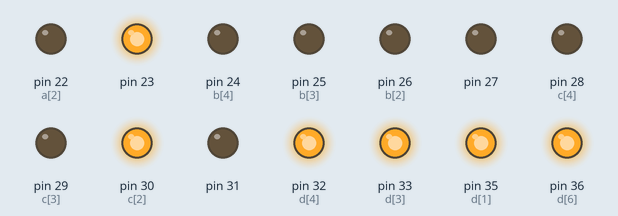
A sketch run on a simulated Arduino Mega 2560, built with avr-gcc and run on an emulated ATmega2560. On the bench: output pins drawn as LEDs (lit = HIGH). What the sketch prints to the serial monitor is not drawn.

Above: at 0.1 s.
Timing chart, 0 to 1.6 s (numbered marks = the images above):
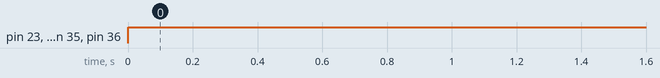

The sketch:

hgdsggg.ino
```cpp
int p1[] = {0, 0, 0, 0, 0};
char p[] = {'0', '0', '0', '0', '0'};
int pin[4][7] = {
  {49, 48, 22, 53, 52, 50, 51},
  {45, 44, 26, 25, 24, 46, 47},
  {40, 39, 30, 29, 28, 41, 42},
  {38, 35, 43, 33, 32, 37, 36}
};
int a[7] = {49, 48, 22, 53, 52, 50, 51};
int b[7] = {45, 44, 26, 25, 24, 46, 47};
int c[7] = {40, 39, 30, 29, 28, 41, 42};
int d[7] = {38, 35, 43, 33, 32, 37, 36};
int digit[10][7] = {
  {1, 1, 1, 1, 1, 1, 0},
  {0, 1, 1, 0, 0, 0, 0},
  {1, 1, 0, 1, 1, 0, 1},
  {1, 1, 1, 1, 0, 0, 1},
  {0, 1, 1, 0, 0, 1, 1},
  {1, 0, 1, 1, 0, 1, 1},
  {1, 0, 1, 1, 1, 1, 1},
  {1, 1, 1, 0, 0, 0, 0},
  {1, 1, 1, 1, 1, 1, 1},
  {1, 1, 1, 1, 0, 1, 1}
};
void setup()
{

  Serial.begin(9600);
  pinMode(49, OUTPUT);
  pinMode(48, OUTPUT);
  pinMode(22, OUTPUT);
  pinMode(53, OUTPUT);
  pinMode(52, OUTPUT);
  pinMode(50, OUTPUT);
  pinMode(51, OUTPUT);
  pinMode(45, OUTPUT);
  pinMode(44, OUTPUT);
  pinMode(26, OUTPUT);
  pinMode(25, OUTPUT);
  pinMode(24, OUTPUT);
  pinMode(46, OUTPUT);
  pinMode(47, OUTPUT);
  pinMode(40, OUTPUT);
  pinMode(39, OUTPUT);
  pinMode(30, OUTPUT);
  pinMode(29, OUTPUT);
  pinMode(28, OUTPUT);
  pinMode(41, OUTPUT);
  pinMode(42, OUTPUT);
  pinMode(36, OUTPUT);
  pinMode(35, OUTPUT);
  pinMode(43, OUTPUT);
  pinMode(33, OUTPUT);
  pinMode(32, OUTPUT);
  pinMode(37, OUTPUT);
  pinMode(38, OUTPUT);
  //
  pinMode(27, OUTPUT);
  pinMode(23, OUTPUT);
  pinMode(31, OUTPUT);
}

void loop()
{
  digitalWrite(31, LOW);
  //
  String num = "12";
  String x = String(num);
  int len = x.length();
  Serial.print("lenth = :");
  Serial.println(len);
  for (int i = 0; len >= i; i++)
  {
    p[i] = x[i];
  }
  int temp = 0;
  for (int j = 0; j < len; j++)
  {
    if ((int(p[j]) - 48) != -2)
    {
      p1[temp] = int(p[j]) - 48;
      temp += 1;
    }
  }
  //  Serial.println("___________________________");
  for (int j = 0; j < len; j++)
  {
    Serial.println(p1[j]);
  }
  // Serial.print("____________________________");
  int A = int(p1[0]);
  Serial.println(A);
  int B = int (p1[1]);
  Serial.println(B);
  int C = int (p1[2]);
  Serial.println(C);
  int D = int (p1[3]) ;
  Serial.println(D);
  //
  if (len == 4)
  {
    Display('a', A);
    Display('b', B);
    Display('c', C);
    Display('d', D);
  }
  else if (len == 3)
  {
    Display('b', A);
    Display('c', B);
    Display('d', C);
  }
  else if (len == 2)
  {
    Display('c', A);
    Display('d', B);
  }
  if (len == 1)
  {
    Display('d', A);
  }
  if (len >= 5)
  {
    digitalWrite(31, HIGH);
    digitalWrite(27, LOW);
    digitalWrite(23, LOW);
  }
  else if (len == 4)
  {
    digitalWrite(31, LOW);
    digitalWrite(27, HIGH);
    digitalWrite(23, LOW);
  }
  else if (len == 3)
  {
    digitalWrite(31, LOW);
    digitalWrite(27, LOW);
    digitalWrite(23, HIGH);
  }
  else if (len == 2)
  {
    digitalWrite(31, LOW);
    digitalWrite(27, LOW);
    digitalWrite(23, HIGH);
  }
  delay(500);
}
int Display(char pos, int value)
{
  //  char pos = char(pos)
  switch (pos)
  {
    case 'a':
      {
        for (int i = 0; i <= 9; i++)
        {
          if (i == value)
          {
            for (int j = 0; j < 7; j++)
            {
              if (digit[i][j] == 1)
              {
                digitalWrite(a[j], HIGH );
              }
              if (digit[i][j] == 0)
              {
                digitalWrite(a[j], LOW );
              }
            }
          }
        }
        break;
      }
    case 'b':
      {
        for (int i = 0; i <= 9; i++)
        {
          if (i == value)
          {
            for (int j = 0; j < 7; j++)
            {
              if (digit[i][j] == 1)
              {
                digitalWrite(b[j], HIGH );
              }
              if (digit[i][j] == 0)
              {
                digitalWrite(b[j], LOW );
              }
            }
          }
        }
        break;
      }
    case 'c':
      {
        for (int i = 0; i <= 9; i++)
        {
          if (i == value)
          {
            for (int j = 0; j < 7; j++)
            {
              if (digit[i][j] == 1)
              {
                digitalWrite(c[j], HIGH );
              }
              if (digit[i][j] == 0)
              {
                digitalWrite(c[j], LOW );
              }
            }
          }
        }
        break;
      }
    case 'd':
      {
        for (int i = 0; i <= 9; i++)
        {
          if (i == value)
          {
            for (int j = 0; j < 7; j++)
            {
              if (digit[i][j] == 1)
              {
                digitalWrite(d[j], HIGH );
              }
              if (digit[i][j] == 0)
              {
                digitalWrite(d[j], LOW );
              }
            }
          }
        }
        break;
      }
  }
  return (0);
}
```

Measured:
- by itself, pin 23, pin 30 (c[2]), pin 32 (d[4]), pin 33 (d[3]), pin 35 (d[1]), pin 36 (d[6]): LOW → HIGH at 0.00 s
